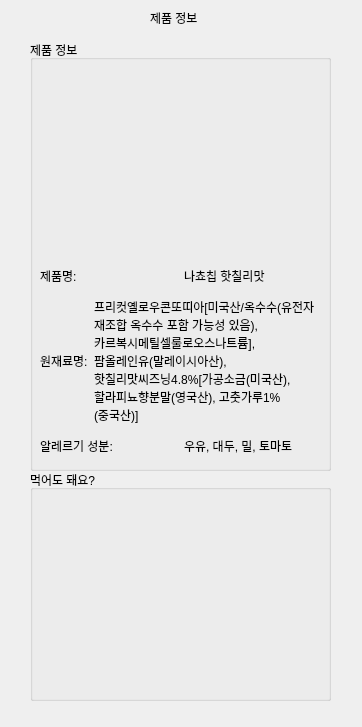
<?xml version="1.0" encoding="UTF-8"?>
<ui version="4.0">
 <class>MainWindow</class>
 <widget class="QMainWindow" name="MainWindow">
  <property name="geometry">
   <rect>
    <x>0</x>
    <y>0</y>
    <width>362</width>
    <height>727</height>
   </rect>
  </property>
  <property name="windowTitle">
   <string>MainWindow</string>
  </property>
  <widget class="QWidget" name="centralwidget">
   <widget class="QGroupBox" name="groupBox_2">
    <property name="geometry">
     <rect>
      <x>30</x>
      <y>470</y>
      <width>301</width>
      <height>231</height>
     </rect>
    </property>
    <property name="title">
     <string>먹어도 돼요?</string>
    </property>
   </widget>
   <widget class="QLabel" name="label">
    <property name="geometry">
     <rect>
      <x>150</x>
      <y>10</y>
      <width>60</width>
      <height>16</height>
     </rect>
    </property>
    <property name="text">
     <string>제품 정보</string>
    </property>
   </widget>
   <widget class="QGroupBox" name="groupBox">
    <property name="geometry">
     <rect>
      <x>30</x>
      <y>40</y>
      <width>301</width>
      <height>431</height>
     </rect>
    </property>
    <property name="title">
     <string>제품 정보</string>
    </property>
    <widget class="QWidget" name="horizontalLayoutWidget_4">
     <property name="geometry">
      <rect>
       <x>10</x>
       <y>220</y>
       <width>281</width>
       <height>31</height>
      </rect>
     </property>
     <layout class="QHBoxLayout" name="horizontalLayout_2">
      <item>
       <widget class="QLabel" name="label_4">
        <property name="text">
         <string>제품명:</string>
        </property>
       </widget>
      </item>
      <item>
       <widget class="QLabel" name="label_5">
        <property name="text">
         <string>나쵸칩 핫칠리맛</string>
        </property>
       </widget>
      </item>
     </layout>
    </widget>
    <widget class="QWidget" name="horizontalLayoutWidget_5">
     <property name="geometry">
      <rect>
       <x>10</x>
       <y>250</y>
       <width>281</width>
       <height>141</height>
      </rect>
     </property>
     <layout class="QHBoxLayout" name="horizontalLayout_5">
      <item>
       <widget class="QLabel" name="label_10">
        <property name="text">
         <string>원재료명:</string>
        </property>
       </widget>
      </item>
      <item>
       <widget class="QLabel" name="label_11">
        <property name="text">
         <string>프리컷옐로우콘또띠아[미국산/옥수수(유전자 재조합 옥수수 포함 가능성 있음), 카르복시메틸셀룰로오스나트륨], 팜올레인유(말레이시아산), 핫칠리맛씨즈닝4.8%[가공소금(미국산), 할라피뇨향분말(영국산), 고춧가루1%(중국산)]</string>
        </property>
        <property name="wordWrap">
         <bool>true</bool>
        </property>
       </widget>
      </item>
     </layout>
    </widget>
    <widget class="QWidget" name="horizontalLayoutWidget_6">
     <property name="geometry">
      <rect>
       <x>10</x>
       <y>390</y>
       <width>281</width>
       <height>31</height>
      </rect>
     </property>
     <layout class="QHBoxLayout" name="horizontalLayout_6">
      <item>
       <widget class="QLabel" name="label_12">
        <property name="text">
         <string>알레르기 성분:</string>
        </property>
       </widget>
      </item>
      <item>
       <widget class="QLabel" name="label_13">
        <property name="text">
         <string>우유, 대두, 밀, 토마토</string>
        </property>
       </widget>
      </item>
     </layout>
    </widget>
   </widget>
  </widget>
 </widget>
 <resources/>
 <connections/>
</ui>
